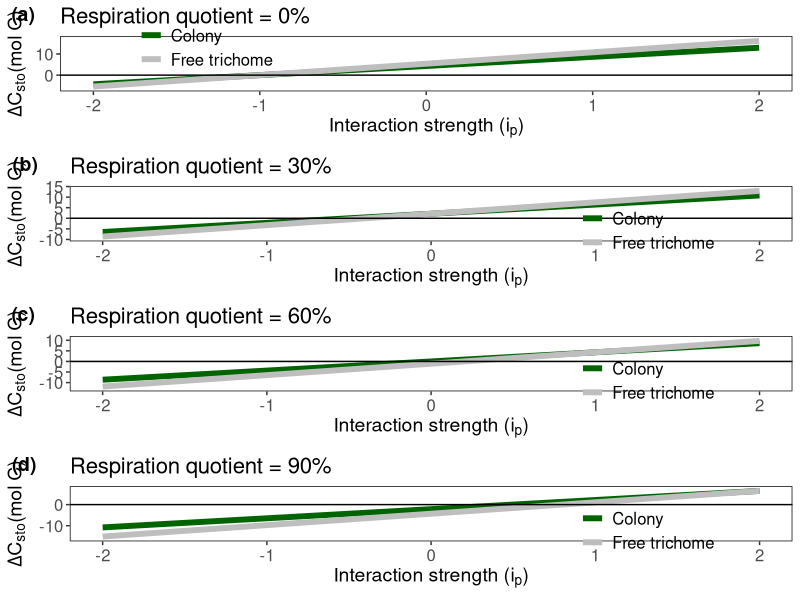

The R source for this figure:

require(tidyverse)
require(cowplot)

######CHANGING INTERACTIONS######

interaction.strength <- seq(-2,2, by = 0.01)
respiration.ratio <- 0
net.change.trichome <- vector()
net.change.colony <- vector()

for(r in 1:length(interaction.strength)){
  ######SINGLE TRICHOME
  
  carbon.fixation.rate <- 0.015
  nitrogen.fixation.rate  <- 0.0075
  respiration.rate <- respiration.ratio*carbon.fixation.rate
  interaction.rate <- interaction.strength[r]*(carbon.fixation.rate - nitrogen.fixation.rate)
  carbon.nitrogen.conversion <- 1
  t <- 2:720
  start.carbon <- 100
  carbon.storage <- vector()
  carbon.storage[1] <- start.carbon
  
  i = 1
  
  carbon.storage[i] <- (carbon.fixation.rate  - respiration.rate - 
                          (nitrogen.fixation.rate*carbon.nitrogen.conversion)) + interaction.rate +
    start.carbon
  
  
  for(i in t){
    
    carbon.storage[i] <- (carbon.fixation.rate  - respiration.rate - 
                            (nitrogen.fixation.rate*carbon.nitrogen.conversion)) + interaction.rate + 
      carbon.storage[i-1]
    
  }
  
  net.change.trichome[r] <- carbon.storage[720] - carbon.storage[1]
  
  
  ######COLONY
  
  carbon.fixation.rate <- 0.010
  nitrogen.fixation.rate  <- 0.004
  respiration.rate <- respiration.ratio*carbon.fixation.rate
  interaction.rate <- interaction.strength[r]*(carbon.fixation.rate - nitrogen.fixation.rate)
  carbon.nitrogen.conversion <- 1
  t <- 2:720
  start.carbon <- 100
  carbon.storage <- vector()
  carbon.storage[1] <- start.carbon
  
  i = 1
  
  carbon.storage[i] <- (carbon.fixation.rate  - respiration.rate - 
                          (nitrogen.fixation.rate*carbon.nitrogen.conversion)) + interaction.rate +
    start.carbon
  
  
  for(i in t){
    
    carbon.storage[i] <- (carbon.fixation.rate  - respiration.rate - 
                            (nitrogen.fixation.rate*carbon.nitrogen.conversion)) + interaction.rate + 
      carbon.storage[i-1]
    
  }
  
  net.change.colony[r] <-  carbon.storage[720] - carbon.storage[1]
  
}


# plot(interaction.strength, net.change.trichome, type = "l", main = "Free trichome vs Colonies", ylab = "Net Change in C Storage", xlab = "Interaction strength (proportion by which C-fixation is affected)")
# lines(interaction.strength, net.change.colony, col = "blue")

colony <- data.frame(interaction.strength, net.change.colony,"Colony")
trichome <- data.frame(interaction.strength, net.change.trichome,"Free trichome")
colnames(colony) <- c("Ratio","Change","Group")
colnames(trichome) <- c("Ratio","Change","Group")
plotdf <- rbind(colony,trichome)

plot1 <- ggplot(plotdf, aes(x = Ratio, y = Change, color = Group)) +
  geom_line(size = 2, linetype = "solid") +
  geom_hline(yintercept = 0) + 
  theme(panel.background = element_blank(),legend.background = element_blank(), legend.position = c(0.2,0.8), plot.title = element_text(size=16),
        legend.text = element_text(size=12), axis.text = element_text(size=12), axis.title = element_text(size=14),
        panel.border = element_rect(fill = NA, linetype = "solid"), legend.title = element_blank()) + 
  labs(title = "Respiration quotient = 0%",y = expression(paste(Delta,"C"["sto"], "(mol C)")), x = expression(paste("Interaction strength ","(i"["p"],")")))+
  scale_y_continuous(expand = c(0.1, 0.1)) + scale_colour_discrete(labels=c("Colony", "Free trichome"),type = c("darkgreen","grey"))



interaction.strength <- seq(-2,2, by = 0.01)
respiration.ratio <- 0.3
net.change.trichome <- vector()
net.change.colony <- vector()

for(r in 1:length(interaction.strength)){
  ######SINGLE TRICHOME
  
  carbon.fixation.rate <- 0.015
  nitrogen.fixation.rate  <- 0.0075
  respiration.rate <- respiration.ratio*carbon.fixation.rate
  interaction.rate <- interaction.strength[r]*(carbon.fixation.rate - nitrogen.fixation.rate)
  carbon.nitrogen.conversion <- 1
  t <- 2:720
  start.carbon <- 100
  carbon.storage <- vector()
  carbon.storage[1] <- start.carbon
  
  i = 1
  
  carbon.storage[i] <- (carbon.fixation.rate  - respiration.rate - 
                          (nitrogen.fixation.rate*carbon.nitrogen.conversion)) + interaction.rate +
    start.carbon
  
  
  for(i in t){
    
    carbon.storage[i] <- (carbon.fixation.rate  - respiration.rate - 
                            (nitrogen.fixation.rate*carbon.nitrogen.conversion)) + interaction.rate + 
      carbon.storage[i-1]
    
  }
  
  net.change.trichome[r] <- carbon.storage[720] - carbon.storage[1]
  
  
  ######COLONY
  
  carbon.fixation.rate <- 0.010
  nitrogen.fixation.rate  <- 0.004
  respiration.rate <- respiration.ratio*carbon.fixation.rate
  interaction.rate <- interaction.strength[r]*(carbon.fixation.rate - nitrogen.fixation.rate)
  carbon.nitrogen.conversion <- 1
  t <- 2:720
  start.carbon <- 100
  carbon.storage <- vector()
  carbon.storage[1] <- start.carbon
  
  i = 1
  
  carbon.storage[i] <- (carbon.fixation.rate  - respiration.rate - 
                          (nitrogen.fixation.rate*carbon.nitrogen.conversion)) + interaction.rate +
    start.carbon
  
  
  for(i in t){
    
    carbon.storage[i] <- (carbon.fixation.rate  - respiration.rate - 
                            (nitrogen.fixation.rate*carbon.nitrogen.conversion)) + interaction.rate + 
      carbon.storage[i-1]
    
  }
  
  net.change.colony[r] <-  carbon.storage[720] - carbon.storage[1]
  
}


# plot(interaction.strength, net.change.trichome, type = "l", main = "Free trichome vs Colonies", ylab = "Net Change in C Storage", xlab = "Interaction strength (proportion by which C-fixation is affected)")
# lines(interaction.strength, net.change.colony, col = "blue")

colony <- data.frame(interaction.strength, net.change.colony,"Colony")
trichome <- data.frame(interaction.strength, net.change.trichome,"Free trichome")
colnames(colony) <- c("Ratio","Change","Group")
colnames(trichome) <- c("Ratio","Change","Group")
plotdf <- rbind(colony,trichome)

plot2 <- ggplot(plotdf, aes(x = Ratio, y = Change, color = Group)) +
  geom_line(size = 2, linetype = "solid") +
  geom_hline(yintercept = 0) + 
  theme(panel.background = element_blank(),legend.background = element_blank(), legend.position = c(0.8,0.2), plot.title = element_text(size=16),
        legend.text = element_text(size=12), axis.text = element_text(size=12), axis.title = element_text(size=14),
        panel.border = element_rect(fill = NA, linetype = "solid"), legend.title = element_blank()) + 
  labs(title = "Respiration quotient = 30%",y = expression(paste(Delta,"C"["sto"], "(mol C)")), x = expression(paste("Interaction strength ","(i"["p"],")")))+
  scale_y_continuous(expand = c(0.1, 0.1)) + scale_colour_discrete(labels=c("Colony", "Free trichome"),type = c("darkgreen","grey"))


interaction.strength <- seq(-2,2, by = 0.01)
respiration.ratio <- 0.6
net.change.trichome <- vector()
net.change.colony <- vector()

for(r in 1:length(interaction.strength)){
  ######SINGLE TRICHOME
  
  carbon.fixation.rate <- 0.015
  nitrogen.fixation.rate  <- 0.0075
  respiration.rate <- respiration.ratio*carbon.fixation.rate
  interaction.rate <- interaction.strength[r]*(carbon.fixation.rate - nitrogen.fixation.rate)
  carbon.nitrogen.conversion <- 1
  t <- 2:720
  start.carbon <- 100
  carbon.storage <- vector()
  carbon.storage[1] <- start.carbon
  
  i = 1
  
  carbon.storage[i] <- (carbon.fixation.rate  - respiration.rate - 
                          (nitrogen.fixation.rate*carbon.nitrogen.conversion)) + interaction.rate +
    start.carbon
  
  
  for(i in t){
    
    carbon.storage[i] <- (carbon.fixation.rate  - respiration.rate - 
                            (nitrogen.fixation.rate*carbon.nitrogen.conversion)) + interaction.rate + 
      carbon.storage[i-1]
    
  }
  
  net.change.trichome[r] <- carbon.storage[720] - carbon.storage[1]
  
  
  ######COLONY
  
  carbon.fixation.rate <- 0.010
  nitrogen.fixation.rate  <- 0.004
  respiration.rate <- respiration.ratio*carbon.fixation.rate
  interaction.rate <- interaction.strength[r]*(carbon.fixation.rate - nitrogen.fixation.rate)
  carbon.nitrogen.conversion <- 1
  t <- 2:720
  start.carbon <- 100
  carbon.storage <- vector()
  carbon.storage[1] <- start.carbon
  
  i = 1
  
  carbon.storage[i] <- (carbon.fixation.rate  - respiration.rate - 
                          (nitrogen.fixation.rate*carbon.nitrogen.conversion)) + interaction.rate +
    start.carbon
  
  
  for(i in t){
    
    carbon.storage[i] <- (carbon.fixation.rate  - respiration.rate - 
                            (nitrogen.fixation.rate*carbon.nitrogen.conversion)) + interaction.rate + 
      carbon.storage[i-1]
    
  }
  
  net.change.colony[r] <-  carbon.storage[720] - carbon.storage[1]
  
}


# plot(interaction.strength, net.change.trichome, type = "l", main = "Free trichome vs Colonies", ylab = "Net Change in C Storage", xlab = "Interaction strength (proportion by which C-fixation is affected)")
# lines(interaction.strength, net.change.colony, col = "blue")

colony <- data.frame(interaction.strength, net.change.colony,"Colony")
trichome <- data.frame(interaction.strength, net.change.trichome,"Free trichome")
colnames(colony) <- c("Ratio","Change","Group")
colnames(trichome) <- c("Ratio","Change","Group")
plotdf <- rbind(colony,trichome)

plot3 <- ggplot(plotdf, aes(x = Ratio, y = Change, color = Group)) +
  geom_line(size = 2, linetype = "solid") +
  geom_hline(yintercept = 0) + 
  theme(panel.background = element_blank(),legend.background = element_blank(), legend.position = c(0.8,0.2), plot.title = element_text(size=16),
        legend.text = element_text(size=12), axis.text = element_text(size=12), axis.title = element_text(size=14),
        panel.border = element_rect(fill = NA, linetype = "solid"), legend.title = element_blank()) + 
  labs(title = "Respiration quotient = 60%",y = expression(paste(Delta,"C"["sto"], "(mol C)")), x = expression(paste("Interaction strength ","(i"["p"],")")))+
  scale_y_continuous(expand = c(0.1, 0.1)) + scale_colour_discrete(labels=c("Colony", "Free trichome"),type = c("darkgreen","grey"))


interaction.strength <- seq(-2,2, by = 0.01)
respiration.ratio <- 0.9
net.change.trichome <- vector()
net.change.colony <- vector()

for(r in 1:length(interaction.strength)){
  ######SINGLE TRICHOME
  
  carbon.fixation.rate <- 0.015
  nitrogen.fixation.rate  <- 0.0075
  respiration.rate <- respiration.ratio*carbon.fixation.rate
  interaction.rate <- interaction.strength[r]*(carbon.fixation.rate - nitrogen.fixation.rate)
  carbon.nitrogen.conversion <- 1
  t <- 2:720
  start.carbon <- 100
  carbon.storage <- vector()
  carbon.storage[1] <- start.carbon
  
  i = 1
  
  carbon.storage[i] <- (carbon.fixation.rate  - respiration.rate - 
                          (nitrogen.fixation.rate*carbon.nitrogen.conversion)) + interaction.rate +
    start.carbon
  
  
  for(i in t){
    
    carbon.storage[i] <- (carbon.fixation.rate  - respiration.rate - 
                            (nitrogen.fixation.rate*carbon.nitrogen.conversion)) + interaction.rate + 
      carbon.storage[i-1]
    
  }
  
  net.change.trichome[r] <- carbon.storage[720] - carbon.storage[1]
  
  
  ######COLONY
  
  carbon.fixation.rate <- 0.010
  nitrogen.fixation.rate  <- 0.004
  respiration.rate <- respiration.ratio*carbon.fixation.rate
  interaction.rate <- interaction.strength[r]*(carbon.fixation.rate - nitrogen.fixation.rate)
  carbon.nitrogen.conversion <- 1
  t <- 2:720
  start.carbon <- 100
  carbon.storage <- vector()
  carbon.storage[1] <- start.carbon
  
  i = 1
  
  carbon.storage[i] <- (carbon.fixation.rate  - respiration.rate - 
                          (nitrogen.fixation.rate*carbon.nitrogen.conversion)) + interaction.rate +
    start.carbon
  
  
  for(i in t){
    
    carbon.storage[i] <- (carbon.fixation.rate  - respiration.rate - 
                            (nitrogen.fixation.rate*carbon.nitrogen.conversion)) + interaction.rate + 
      carbon.storage[i-1]
    
  }
  
  net.change.colony[r] <-  carbon.storage[720] - carbon.storage[1]
  
}


# plot(interaction.strength, net.change.trichome, type = "l", main = "Free trichome vs Colonies", ylab = "Net Change in C Storage", xlab = "Interaction strength (proportion by which C-fixation is affected)")
# lines(interaction.strength, net.change.colony, col = "blue")

colony <- data.frame(interaction.strength, net.change.colony,"Colony")
trichome <- data.frame(interaction.strength, net.change.trichome,"Free trichome")
colnames(colony) <- c("Ratio","Change","Group")
colnames(trichome) <- c("Ratio","Change","Group")
plotdf <- rbind(colony,trichome)

plot4 <- ggplot(plotdf, aes(x = Ratio, y = Change, color = Group)) +
  geom_line(size = 2, linetype = "solid") +
  geom_hline(yintercept = 0) + 
  theme(panel.background = element_blank(),legend.background = element_blank(), legend.position = c(0.8,0.2), plot.title = element_text(size=16),
        legend.text = element_text(size=12), axis.text = element_text(size=12), axis.title = element_text(size=14),
        panel.border = element_rect(fill = NA, linetype = "solid"), legend.title = element_blank()) + 
  labs(title = "Respiration quotient = 90%",y = expression(paste(Delta,"C"["sto"], "(mol C)")), x = expression(paste("Interaction strength ","(i"["p"],")")))+
  scale_y_continuous(expand = c(0.1, 0.1)) + scale_colour_discrete(labels=c("Colony", "Free trichome"),type = c("darkgreen","grey"))


#####PLOT FIGURE 2#####
plot_grid(plot1,plot2,plot3,plot4, labels = c("(a)","(b)","(c)","(d)"), ncol = 1)
